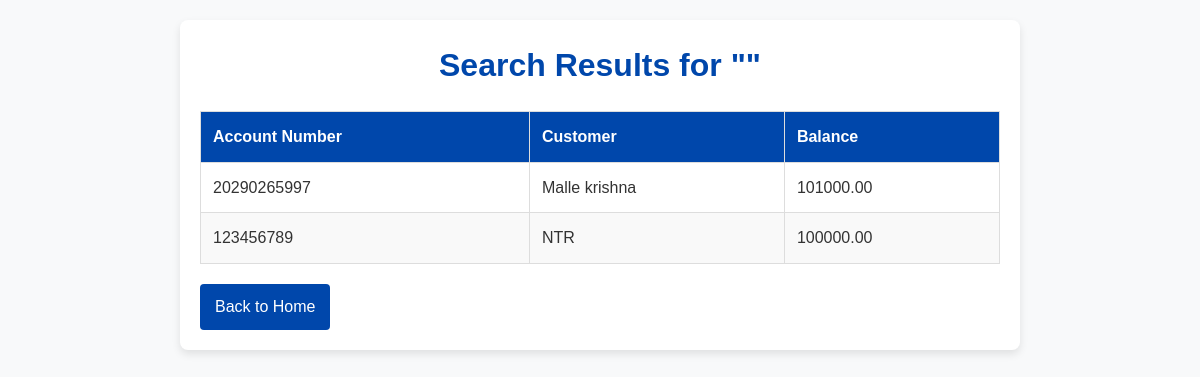
/banking/search/, run on an earlier commit of the app's database.
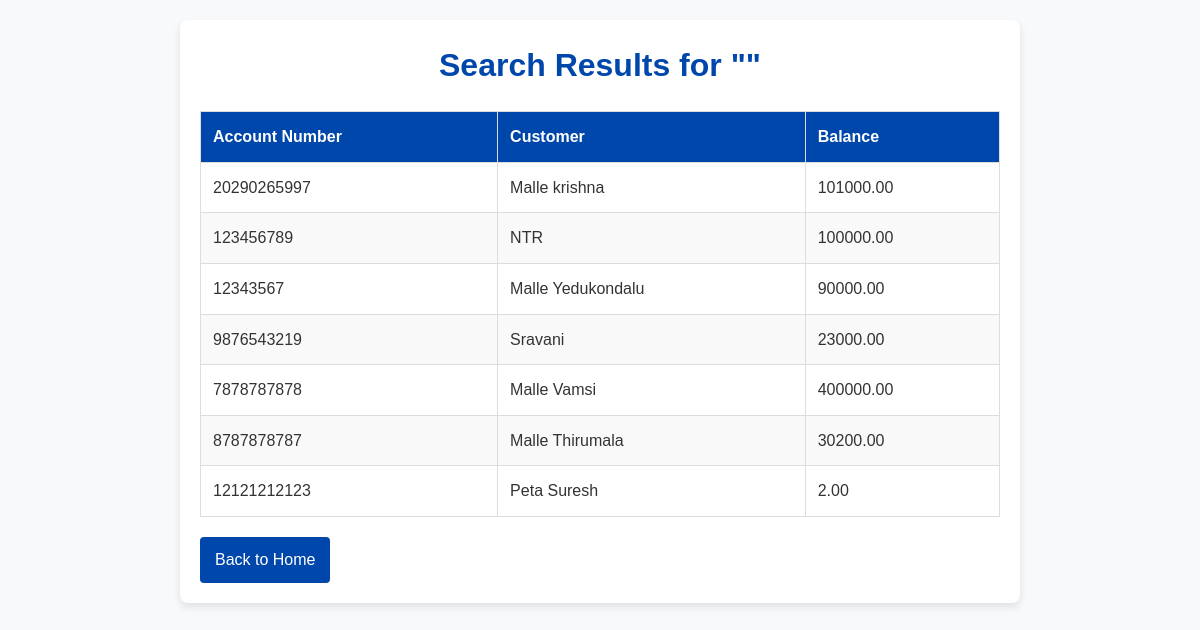
And on a later commit of the database.
### banking/models.py (models this page shows, shortened)
class Account(models.Model):
    account_number = models.CharField(max_length=20)
    balance = models.DecimalField(max_digits=10, decimal_places=2)
    customer = models.ForeignKey(Customer, on_delete=models.CASCADE)
    def __str__(self):
        return f"Account {self.account_number} - {self.customer.name}"

class Customer(models.Model):
    name = models.CharField(max_length=100)
    email = models.EmailField()
    phone = models.CharField(max_length=15)
    address = models.TextField()
    date_of_birth = models.DateField()

### banking/views.py (the view)
# urls.py: path('search/', views.search_account, name='search_account'),
def search_account(request):
    name = request.GET.get('name', '').strip()  # Get the name parameter
    print(f"Searching for accounts with name: {name}")  # Debugging log
    accounts = Account.objects.filter(customer__name__icontains=name)
    print(f"Accounts found: {accounts}")  # Debugging log
    return render(request, 'banking/search_results.html', {
        'query': name,
        'accounts': accounts,
    })

### banking/templates/banking/search_results.html (shortened to what this page needs)
<!DOCTYPE html>
<html lang="en">
<head>
</head>
<body>
    <div class="container">
        <h1>Search Results for "{{ query }}"</h1>
        {% if accounts %}
        <table>
            <thead>
                <tr>
                    <th>Account Number</th>
                    <th>Customer</th>
                    <th>Balance</th>
                </tr>
            </thead>
            <tbody>
                {% for account in accounts %}
                <tr>
                    <td>{{ account.account_number }}</td>
                    <td>{{ account.customer.name }}</td>
                    <td>{{ account.balance }}</td>
                </tr>
                {% endfor %}
            </tbody>
        </table>
        {% else %}
        <p class="no-results">No accounts found for "{{ query }}"</p>
        {% endif %}
        <a href="{% url 'home' %}" class="back-btn">Back to Home</a>
    </div>
</body>
</html>

What changed in the data, as far as the page shows it:
added Account: account_number "12343567", customer.name "Malle Yedukondalu", balance "90000.00"
added Account: account_number "9876543219", customer.name "Sravani", balance "23000.00"
added Account: account_number "7878787878", customer.name "Malle Vamsi", balance "400000.00"
added Account: account_number "8787878787", customer.name "Malle Thirumala", balance "30200.00"
added Account: account_number "12121212123", customer.name "Peta Suresh", balance "2.00"
